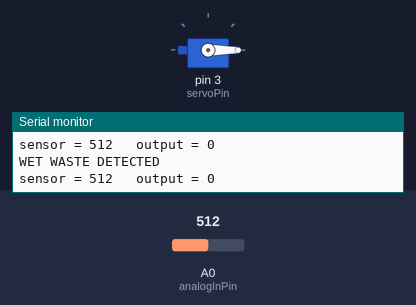
A sketch run on a simulated Arduino Uno, built with avr-gcc and run on an emulated ATmega328P. On the bench: servo, the last lines printed to the serial monitor. The inputs (shaded band) are chosen by the test bench; at power-on: A0 (analogInPin) = 512.

Above: at 4.5 s.
4.6 s: A0 (analogInPin) set to 317
At 4.88 s:
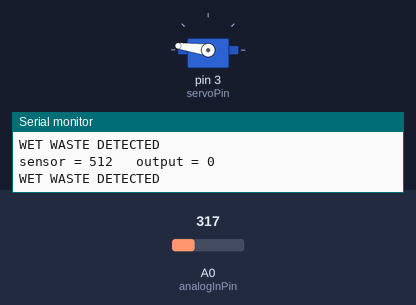
9.2 s: A0 (analogInPin) set to 285
At 9.51 s:
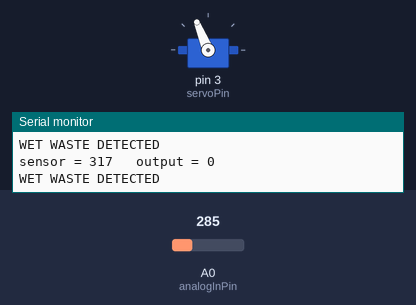
14.7 s: A0 (analogInPin) set to 306
At 16.69 s:
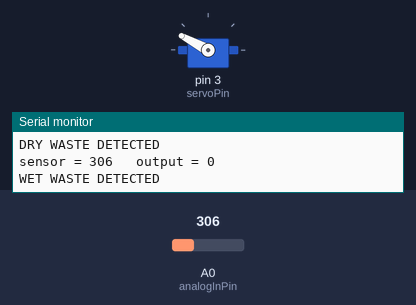
19.3 s: A0 (analogInPin) set to 290
Timing chart, 0 to 24.9 s (numbered marks = the images above; inputs shaded):
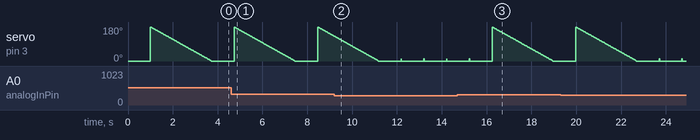

The sketch:

servo.ino
```cpp
#include<Servo.h>
int servoPin=3;
const int analogInPin = A0;  // Analog input pin that the potentiometer is attached to
const int analogOutPin = 9;
int sensorValue = 0;        // value read from the pot
int outputValue = 0; // Analog output pin that the LED is attached to
int pos=0;
Servo Servo1;
void setup(){
  Servo1.attach(servoPin);
    Serial.begin(9600);
}
void loop()
{
  sensorValue = analogRead(analogInPin);
  Serial.print("sensor = ");
  Serial.print(sensorValue);
  Serial.print("\t output = ");
  Serial.println(outputValue);

  Servo1.write(0);
  delay(1000);
  if(sensorValue<300){
    Serial.println("DRY WASTE DETECTED");
  for (pos = 0; pos <= 180; pos += 1)         // goes from 0 degrees to 180 degrees


                                                                                // in steps of 1 degree

{

    Servo1.write(pos);                                 // tell servo to go to position in variable 'pos'

 //delay(15);                                                   // waits 15ms for the servo to reach the position

  }
 }
 else{

Serial.println("WET WASTE DETECTED");
  for (pos = 180; pos >= 0; pos -= 1)           // goes from 180 degrees to 0 degrees

 {

    Servo1.write(pos);                                  // tell servo to go to position in variable 'pos'

    delay(15);                                         // waits 15ms for the servo to reach the position

  }
 }
  /*if(sensorValue<950){
  Servo1.write(270);
  delay(1000);
  }
  else{
  Servo1.write(90);
  delay(1000);
  }*/
}
```

Measured:
- the behaviour switches between 300 and 299 on A0 (analogInPin) (found by bisection; images 1 and 2)
